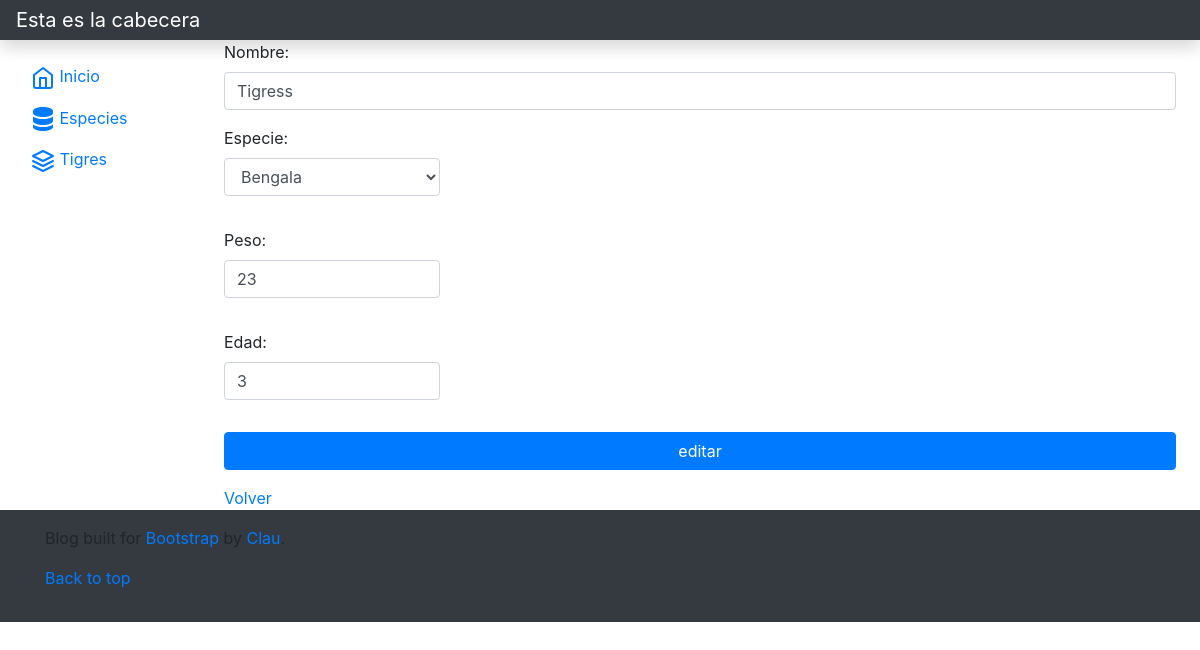
Page /vista/tigre/editar.php?accion=editar&id=2 on the committed database.
### tables this page shows
CREATE TABLE `tigres` (
  `idtigre` int(11) NOT NULL,
  `nombre` varchar(50) DEFAULT NULL,
  `idespecie` int(11) DEFAULT NULL,
  `edad` int(11) DEFAULT NULL,
  `peso` double DEFAULT NULL
);

### modelo/Tigre.php (called while the page is built, shortened)
<?php
class Tigre extends BaseDatos
{
    private $nombre;
    private $objespecie;
    private $edad;
    private $peso;
    public function __construct(){
        $this->nombre="";
        $this->objespecie=null;
        $this->edad=0;
        $this->peso=0;
    }
    public function getNombre(){
        return $this->nombre;
    }
    public function setNombre($valor){
        $this->nombre = $valor;
    }
    public function getEdad(){
        return $this->edad;
    }
    public function setEdad($valor){
        $this->edad = $valor;
    }
    public function getEspecie(){
        return $this->objespecie;
    }
    public function setEspecie($valor){
        $this->objespecie = $valor;
    }
    public function getPeso(){
        return $this->peso;
    }
    public function setPeso($valor){
        $this->peso = $valor;
    }
    public function listar($parametro=""){
        $arreglo = array();
        $sql="SELECT * FROM tigres ";
        if ($parametro!="") {
            $sql.='WHERE '.$parametro;
        }
        if ($this->Iniciar()) {
        $res = $this->Ejecutar($sql);
        if($res>-1){
            if($res>0){
                while ($row = $this->Registro()){
                    $obj= new Tigre();
                    $especie=new Especie();
                    $especie->setId($row['idespecie']);
                    $especie->cargar();
                     $obj->setear($row['idtigre'], $row['nombre'], $especie, $row['edad'], $row['peso']);
                    array_push($arreglo, $obj);
                }
            }
        }
        else {
           $this->setmensajeoperacion("Especie->listar: ".$this->getError());
        }
        }
        return $arreglo;
    }
}
?>

### modelo/conector/BaseDatos.php (called while the page is built, shortened)
<?php
class BaseDatos extends PDO {
  	private $indice;
  	private $resultado;
    public function __construct(){
        $this->indice =0;
    }
    public function Ejecutar($sql){
        if ( stristr($sql,"select")){
            $resp =  $this->EjecutarSelect($sql);
        }
        return $resp;
   }
   private function EjecutarSelect($sql){
       $cant = -1;
       try {
           $resultado=parent::query($sql);
       if($resultado){
        $arregloResult = $resultado->fetchAll();
        $cant = count($arregloResult);
       }
        }  catch (PDOException $e) {
            $this->analizarDebug();
        }
       return $cant;
   }
   public function Registro() {
       $filaActual = false;
       $indiceActual = $this->getIndice();
       if ($indiceActual>=0) {
           $filas = $this->getResultado();
           if($indiceActual<count($filas)){
               $filaActual =  $filas[$indiceActual];
           }else {
               $this->setIndice(-1);
           }
       }
       return $filaActual;
   }
   private function setIndice ($valor){
       $this->indice = $valor;
   }
   private function getIndice (){
       return $this->indice;
   }
   private function setResultado($valor){
       $this->resultado = $valor;
   }
   private function getResultado(){
      return $this->resultado;
   }
}

### control/ABMTigre.php (called while the page is built, shortened)
<?php
class ABMTigre{
    public function buscar($param){
        $where = " true ";
        if ($param<>NULL){
            if  (isset($param['id']))
                $where.=" and idtigre =".$param['id'];
        }
        $obj = new Tigre();
        $arreglo = $obj->listar($where);
        return $arreglo;
    }
}
?>

### modelo/Especie.php (called while the page is built, shortened)
<?php
class Especie extends BaseDatos
{
    private $id;
    private $especie;
    public function __construct(){
        $this->id="";
        $this->especie="";
    }
    public function getId(){
        return $this->id;
    }
    public function setId($valor){
        $this->id = $valor;
    }
    public function getDescripcion(){
        return $this->especie;
    }
    public function setDescripcion($valor){
        $this->especie = $valor;
    }
    public function cargar(){
        $resp = false;
        $sql="SELECT * FROM especies WHERE idespecie = ".$this->getId();
        if ($this->Iniciar()) {
            $res = $this->Ejecutar($sql);
        } else {
            $this->setmensajeoperacion("Especies->listar: ".$this->getError());
        }
        return $resp;
    }
    public function listar($parametro=""){
        $arreglo = array();
        $sql="SELECT * FROM especies ";
        if ($parametro!="") {
            $sql.='WHERE '.$parametro;
        }
        if ($this->Iniciar()) {
        $res = $this->Ejecutar($sql);
        if($res>-1){
            if($res>0){
                while ($row = $this->Registro()){
                    $obj= new Especie();
                    $obj->setear($row['idespecie'], $row['especie']);
                    array_push($arreglo, $obj);
                }
            }
        }
        else {
           $this->setmensajeoperacion("Especie->listar: ".$this->getError());
        }
        }
        return $arreglo;
    }
}
?>

### control/ABMEspecie.php (called while the page is built, shortened)
<?php
class ABMEspecie{
    public function buscar($param){
        $where = " true ";
        $obj = new Especie();
        $arreglo = $obj->listar($where);
        return $arreglo;
    }
}
?>

### utiles/funciones.php (called while the page is built, shortened)
<?php
function data_submitted() {
    $_AAux= array();
    if (!empty($_POST))
        $_AAux =$_POST;
    else
        if(!empty($_GET)) {
            $_AAux =$_GET;
        }
    return $_AAux;
}
?>

### vista/tigre/editar.php (the view, shortened to what this page needs)
<?php
include_once("../estructura/cabeceraBT.php");
$datos = data_submitted();
$objCE = new ABMEspecie();
$objC = new ABMTigre();
$obj =NULL;
if (isset($datos['id']) && $datos['id'] <> -1){
    $listaTabla = $objC->buscar($datos);
    if (count($listaTabla)==1){
        $obj= $listaTabla[0];
    }
}
$listaEspecie = $objCE->buscar(null);
?>
<form method="post" action="accion.php">
    <div class="row mb-12">
        <div class="col-sm-12 ">
            <div class="form-group has-feedback">
                <label for="nombre" class="control-label">Nombre:</label>
                <div class="input-group">
                    <input id="nombre" name ="nombre" type="text" class="form-control" value="<?php echo ($obj !=null) ? $obj->getNombre() : ""?>" required >
                </div>
            </div>
        </div>
    </div>
    <div class="row mb-3">
        <div class="col-sm-3 ">
            <div class="form-group has-feedback">
                <label for="nombre" class="control-label">Especie:</label>
                <div class="input-group">
                    <select class="form-control" id="especie" name="especie" >
                        <?php
                        foreach ($listaEspecie as $especie):
                            if ($obj != null && $obj->getEspecie()->getId()==$especie->getId())
                                echo '<option selected value="'.$especie->getId().'">'.$especie->getDescripcion().' </option>';
                                else
                            echo '<option value="'.$especie->getId().'">'.$especie->getDescripcion().'</option>';
                        endforeach;
                        ?>
                    </select>
                </div>
            </div>
        </div>
    </div>
    <div class="row mb-3">
        <div class="col-sm-3 ">
            <div class="form-group has-feedback">
                <label for="nombre" class="control-label">Peso:</label>
                <div class="input-group">
                    <input id="peso" name ="peso" type="text" class="form-control" value="<?php echo  ($obj !=null) ? $obj->getPeso() : "" ?>"  required>
                </div>
            </div>
        </div>
    </div>
    <div class="row mb-3">
        <div class="col-sm-3 ">
            <div class="form-group has-feedback">
                <label for="nombre" class="control-label">Edad:</label>
                <div class="input-group">
                    <input id="edad" name ="edad" type="text"  class="form-control" value="<?php echo ($obj !=null) ? $obj->getEdad() : ""?>"  required>
                </div>
            </div>
        </div>
    </div>
	<input type="submit" class="btn btn-primary btn-block" value="<?php echo ($datos['accion'] !=null) ? $datos['accion'] : "nose"?>">
</form>
<a href="index.php">Volver</a>
<?php
include_once("../estructura/pieBT.php");
?>

### rows in the picture
tigres: nombre "Tigress", peso "23", edad "3"

### other values in the picture
form field especie "Bengala"
